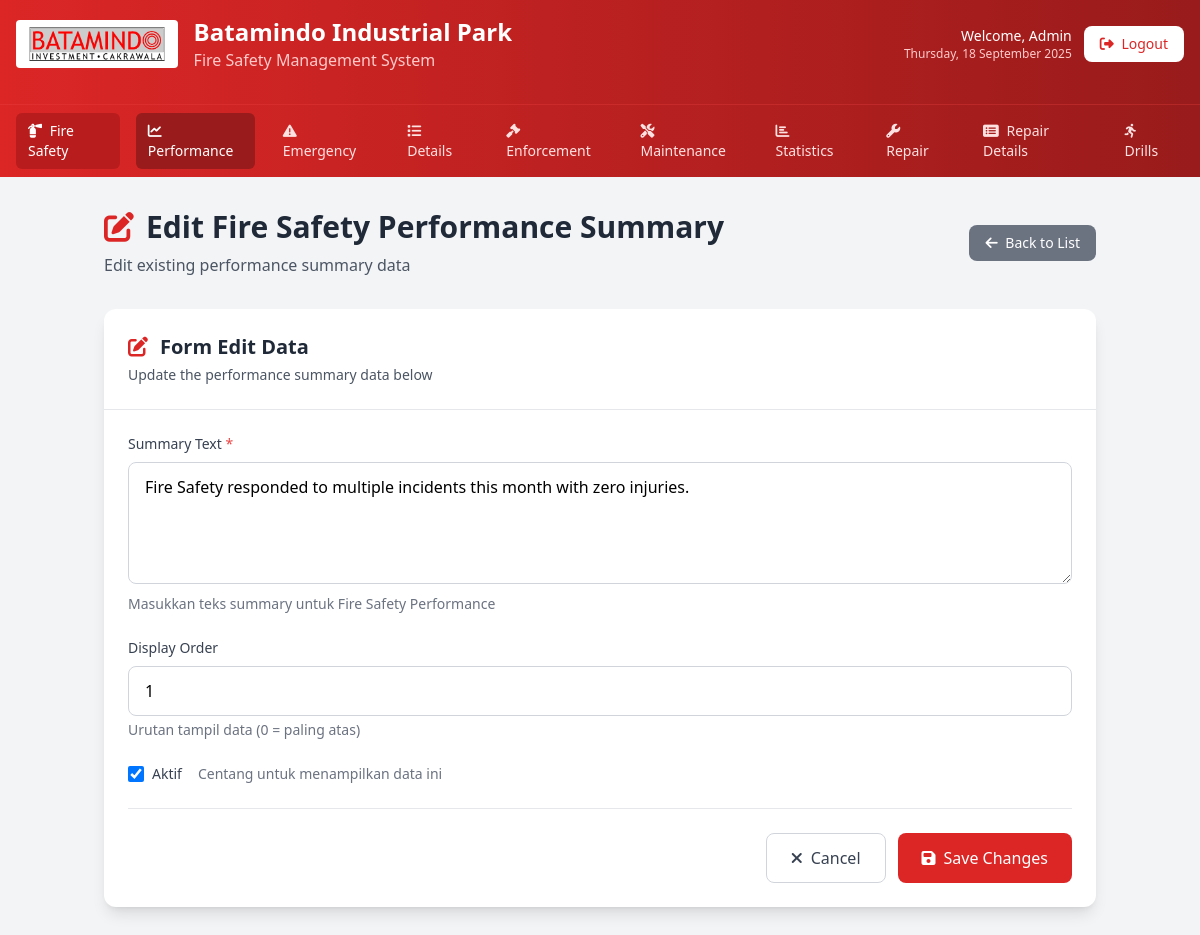
Screenshot of /admin/firesafety/performance.php?action=edit&id=1 (signed in) with the database file from the repository.
### tables this page shows
CREATE TABLE IF NOT EXISTS fire_safety_performance (
    id INT AUTO_INCREMENT PRIMARY KEY,
    summary_text TEXT NOT NULL,
    display_order INT DEFAULT 0,
    is_active TINYINT(1) DEFAULT 1,
    created_at TIMESTAMP DEFAULT CURRENT_TIMESTAMP,
    updated_at TIMESTAMP DEFAULT CURRENT_TIMESTAMP ON UPDATE CURRENT_TIMESTAMP
);

### admin/firesafety/performance.php (the view, shortened to what this page needs)
<?php
require_once '../../config/database.php';
$data = null;
$action = isset($_GET['action']) ? $_GET['action'] : 'list';
$id = isset($_GET['id']) ? (int)$_GET['id'] : 0;
switch ($action) {
    case 'edit':
        $query = "SELECT * FROM fire_safety_performance WHERE id = ?";
        $stmt = mysqli_prepare($conn, $query);
        mysqli_stmt_bind_param($stmt, "i", $id);
        mysqli_stmt_execute($stmt);
        $result = mysqli_stmt_get_result($stmt);
        $data = mysqli_fetch_assoc($result);
        break;
}
$page_title = ($action == 'create') ? 'Tambah' : 'Edit';
$page_title .= ' Fire Safety Performance Summary';
?>
<!DOCTYPE html>
<html lang="id">
<head>
    <script src="https://cdn.tailwindcss.com"></script>
    <link rel="stylesheet" href="https://cdnjs.cloudflare.com/ajax/libs/font-awesome/6.4.0/css/all.min.css">
</head>
<body class="bg-gray-100 font-sans">
    <div class="bg-gradient-to-r from-red-600 to-red-800">
        <header class="text-white py-4">
            <div class="max-w-7xl mx-auto px-4">
                <div class="flex items-center justify-between mb-4">
                    <div class="flex items-center space-x-4">
                        <img src="../../img/batamindo.png" alt="Batamindo" class="h-12 w-auto bg-white p-1 rounded">
                        <div>
                            <h1 class="text-2xl font-bold text-white">Batamindo Industrial Park</h1>
                            <p class="text-red-200">Fire Safety Management System</p>
                        </div>
                    </div>
                    <div class="hidden md:flex items-center space-x-3">
                        <div class="text-right">
                            <p class="text-sm text-white">Welcome, Admin</p>
                            <p class="text-xs text-red-200"><?php echo date('l, d F Y'); ?></p>
                        </div>
                        <a href="../logout.php" class="bg-white hover:bg-red-100 text-red-600 px-4 py-2 rounded-lg text-sm font-medium transition-colors duration-150">
                            <i class="fas fa-sign-out-alt mr-1"></i> Logout
                        </a>
                    </div>
                </div>
                    </div>
        </header>
        <div class="border-t border-red-500/30">
            <div class="max-w-7xl mx-auto px-4 py-2">
                <nav class="flex space-x-4">
                    <a href="index.php" class="bg-red-700 text-white px-3 py-2 rounded-md text-sm font-medium">
                        <i class="fas fa-fire-extinguisher mr-1"></i> Fire Safety
                    </a>
                    <a href="performance.php" class="bg-red-800 text-white px-3 py-2 rounded-md text-sm font-medium">
                        <i class="fas fa-chart-line mr-1"></i> Performance
                    </a>
                    <a href="emergency.php" class="text-red-100 hover:text-white px-3 py-2 rounded-md text-sm font-medium">
                        <i class="fas fa-exclamation-triangle mr-1"></i> Emergency
                    </a>
                    <a href="details.php" class="text-red-100 hover:text-white px-3 py-2 rounded-md text-sm font-medium">
                        <i class="fas fa-list mr-1"></i> Details
                    </a>
                    <a href="enforcement.php" class="text-red-100 hover:text-white px-3 py-2 rounded-md text-sm font-medium">
                        <i class="fas fa-gavel mr-1"></i> Enforcement
                    </a>
                    <a href="maintenance.php" class="text-red-100 hover:text-white px-3 py-2 rounded-md text-sm font-medium">
                        <i class="fas fa-tools mr-1"></i> Maintenance
                    </a>
                    <a href="statistics.php" class="text-red-100 hover:text-white px-3 py-2 rounded-md text-sm font-medium">
                        <i class="fas fa-chart-bar mr-1"></i> Statistics
                    </a>
                    <a href="repair.php" class="text-red-100 hover:text-white px-3 py-2 rounded-md text-sm font-medium">
                        <i class="fas fa-wrench mr-1"></i> Repair
                    </a>
                    <a href="repair_details.php" class="text-red-100 hover:text-white px-3 py-2 rounded-md text-sm font-medium">
                        <i class="fas fa-list-alt mr-1"></i> Repair Details
                    </a>
                    <a href="drills.php" class="text-red-100 hover:text-white px-3 py-2 rounded-md text-sm font-medium">
                        <i class="fas fa-running mr-1"></i> Drills
                    </a>
                </nav>
            </div>
        </div>
                </div>
    <div class="container mx-auto px-4 py-8">
        <div class="flex items-center justify-between mb-8">
            <div>
                <h1 class="text-3xl font-bold text-gray-800 flex items-center">
                    <i class="fas fa-<?php echo ($action == 'create') ? 'plus' : 'edit'; ?> text-red-600 mr-3"></i>
                    <?php echo $page_title; ?>
                </h1>
                <p class="text-gray-600 mt-2"><?php echo ($action == 'create') ? 'Add new performance summary data' : 'Edit existing performance summary data'; ?></p>
            </div>
            <a href="index.php" class="bg-gray-500 hover:bg-gray-600 text-white px-4 py-2 rounded-lg text-sm font-medium transition-colors duration-200">
                <i class="fas fa-arrow-left mr-1"></i> Back to List
                    </a>
                </div>
        <div class="bg-white rounded-xl shadow-lg overflow-hidden">
            <div class="p-6 border-b border-gray-200">
                <h2 class="text-xl font-bold text-gray-800 flex items-center">
                    <i class="fas fa-<?php echo ($action == 'create') ? 'plus' : 'edit'; ?> text-red-600 mr-3"></i>
                            Form <?php echo ($action == 'create') ? 'Tambah' : 'Edit'; ?> Data
                </h2>
                <p class="text-sm text-gray-600 mt-1"><?php echo ($action == 'create') ? 'Fill in the form below to add new performance summary data' : 'Update the performance summary data below'; ?></p>
                    </div>
            <div class="p-6">
                <form method="POST" class="space-y-6">
                    <div>
                        <label for="summary_text" class="block text-sm font-medium text-gray-700 mb-2">
                            Summary Text <span class="text-red-500">*</span>
                        </label>
                        <textarea id="summary_text" name="summary_text" rows="4" required
                                  class="w-full px-4 py-3 border border-gray-300 rounded-lg focus:ring-red-500 focus:border-red-500 transition-colors duration-200"
                                  placeholder="Enter the performance summary text..."><?php echo ($action == 'edit') ? htmlspecialchars($data['summary_text']) : (isset($_POST['summary_text']) ? htmlspecialchars($_POST['summary_text']) : ''); ?></textarea>
                        <p class="text-sm text-gray-500 mt-1">Masukkan teks summary untuk Fire Safety Performance</p>
                            </div>
                    <div>
                        <label for="display_order" class="block text-sm font-medium text-gray-700 mb-2">
                            Display Order
                        </label>
                        <input type="number" id="display_order" name="display_order"
                                       value="<?php echo ($action == 'edit') ? $data['display_order'] : (isset($_POST['display_order']) ? $_POST['display_order'] : '0'); ?>"
                               min="0"
                               class="w-full px-4 py-3 border border-gray-300 rounded-lg focus:ring-red-500 focus:border-red-500 transition-colors duration-200">
                        <p class="text-sm text-gray-500 mt-1">Urutan tampil data (0 = paling atas)</p>
                            </div>
                    <div class="flex items-center">
                        <input type="checkbox" id="is_active" name="is_active"
                               <?php echo (($action == 'edit' && $data['is_active']) || ($action == 'create' && (!isset($_POST['is_active']) || $_POST['is_active']))) ? 'checked' : ''; ?>
                               class="w-4 h-4 text-red-600 border-gray-300 rounded focus:ring-red-500">
                        <label for="is_active" class="ml-2 text-sm font-medium text-gray-700">
                                    Aktif
                                </label>
                        <p class="text-sm text-gray-500 ml-4">Centang untuk menampilkan data ini</p>
                            </div>
                    <div class="flex justify-end space-x-3 pt-6 border-t border-gray-200">
                        <a href="index.php" class="px-6 py-3 border border-gray-300 rounded-lg text-gray-700 bg-white hover:bg-gray-50 transition-colors duration-200">
                            <i class="fas fa-times mr-2"></i>Cancel
                        </a>
                        <button type="submit" class="px-6 py-3 bg-red-600 text-white rounded-lg hover:bg-red-700 transition-colors duration-200">
                            <i class="fas fa-save mr-2"></i><?php echo ($action == 'create') ? 'Save' : 'Save Changes'; ?>
                                </button>
                            </div>
                        </form>
                    </div>
        </div>
    </div>
</body>
</html>

### rows the page displays
fire_safety_performance: summary_text "Fire Safety responded to multiple incidents this month with zero injuries.", display_order "1", is_active "☑"

### other values shown
$page_title "Edit Fire Safety Performance Summary"
